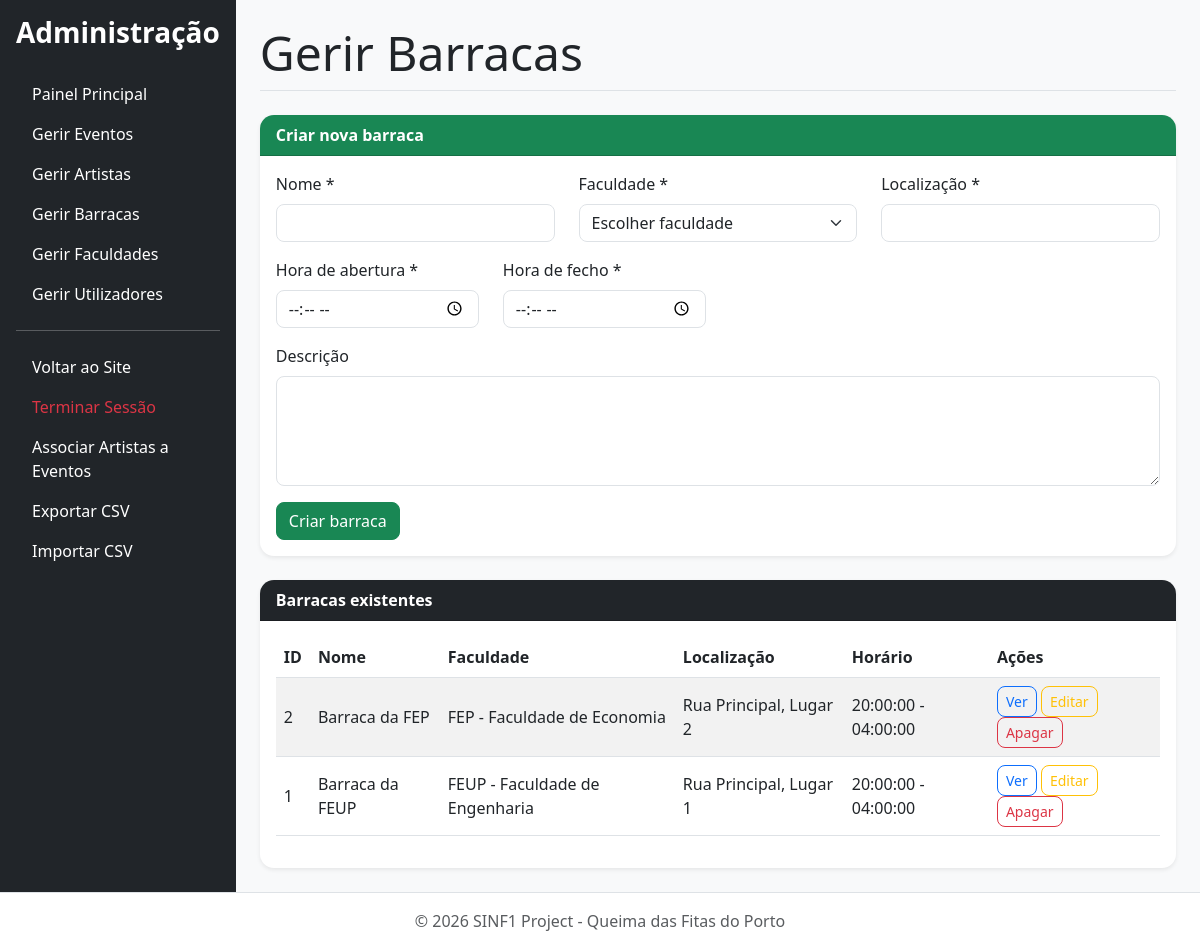
Screenshot of /public/admin/manage_tents.php (signed in) with the database file from the repository.
### tables this page shows
CREATE TABLE `tent` (
  `id_tent` int(11) NOT NULL,
  `name` varchar(100) NOT NULL,
  `id_faculty` int(11) NOT NULL,
  `location` varchar(100) NOT NULL,
  `open_time` time DEFAULT NULL,
  `close_time` time DEFAULT NULL,
  `description` text DEFAULT NULL
);

CREATE TABLE `faculty` (
  `id_faculty` int(11) NOT NULL,
  `name` varchar(100) NOT NULL,
  `acronym` varchar(20) NOT NULL,
  `description` text DEFAULT NULL,
  `color` varchar(20) DEFAULT NULL
);

### src/dal/DataAccessLayer.php (called while the page is built, shortened)
<?php
class DataAccessLayer {
    private $conn;
    public function __construct() {
        $this->conn = new mysqli(DB_HOST, DB_USER, DB_PASS, DB_NAME);
        $this->conn->set_charset("utf8mb4");
    }
    public function executeSelect($query, $params = [], $types = "") {
        $stmt = $this->conn->prepare($query);
        $stmt->execute();
        $result = $stmt->get_result();
        $data = $result->fetch_all(MYSQLI_ASSOC);
        return $data;
    }
}
?>

### src/bll/BusinessLogicLayer.php (called while the page is built, shortened)
<?php
require_once __DIR__ . '/../dal/DataAccessLayer.php';
class BusinessLogicLayer {
    private $dal;
    public function __construct() {
        $this->dal = new DataAccessLayer();
    }
public function getAllTents() {
    $query = "SELECT t.*, f.name AS faculty_name, f.acronym
              FROM tent t
              INNER JOIN faculty f ON t.id_faculty = f.id_faculty
              ORDER BY t.name ASC";
    return $this->dal->executeSelect($query);
}
}
?>

### public/admin/manage_tents.php (the view, shortened to what this page needs)
<?php
include '../includes/header_admin.php';
$tents = $bll->getAllTents();
$tentToEdit = null;
?>
<h1 class="display-5 border-bottom pb-2 mb-4">Gerir Barracas</h1>
<div class="card shadow-sm border-0 mb-4">
    <div class="card-header bg-success text-white">
        <?php echo $tentToEdit ? 'Editar barraca' : 'Criar nova barraca'; ?>
    </div>
    <div class="card-body">
        <form method="POST" action="manage_tents.php<?php echo $tentToEdit ? '?edit=' . $tentToEdit['id_tent'] : ''; ?>">
            <div class="row">
                <div class="col-md-4 mb-3">
                    <label class="form-label">Nome *</label>
                    <input
                        type="text"
                        name="name"
                        class="form-control"
                        value="<?php echo htmlspecialchars($tentToEdit['name'] ?? ''); ?>"
                        required
                    >
                </div>
                <div class="col-md-4 mb-3">
                    <label class="form-label">Faculdade *</label>
                    <select name="id_faculty" class="form-select" required>
                        <option value="">Escolher faculdade</option>
                    </select>
                </div>
                <div class="col-md-4 mb-3">
                    <label class="form-label">Localização *</label>
                    <input
                        type="text"
                        name="location"
                        class="form-control"
                        value="<?php echo htmlspecialchars($tentToEdit['location'] ?? ''); ?>"
                        required
                    >
                </div>
            </div>
            <div class="row">
                <div class="col-md-3 mb-3">
                    <label class="form-label">Hora de abertura *</label>
                    <input
                        type="time"
                        name="open_time"
                        class="form-control"
                        value="<?php echo htmlspecialchars($tentToEdit['open_time'] ?? ''); ?>"
                        required
                    >
                </div>
                <div class="col-md-3 mb-3">
                    <label class="form-label">Hora de fecho *</label>
                    <input
                        type="time"
                        name="close_time"
                        class="form-control"
                        value="<?php echo htmlspecialchars($tentToEdit['close_time'] ?? ''); ?>"
                        required
                    >
                </div>
            </div>
            <div class="mb-3">
                <label class="form-label">Descrição</label>
                <textarea name="description" class="form-control" rows="4"><?php echo htmlspecialchars($tentToEdit['description'] ?? ''); ?></textarea>
            </div>
            <button type="submit" class="btn btn-success">
                <?php echo $tentToEdit ? 'Guardar alterações' : 'Criar barraca'; ?>
            </button>
        </form>
    </div>
</div>
<div class="card shadow-sm border-0">
    <div class="card-header bg-dark text-white">
        Barracas existentes
    </div>
    <div class="card-body table-responsive">
        <table class="table table-striped align-middle">
            <thead>
                <tr>
                    <th>ID</th>
                    <th>Nome</th>
                    <th>Faculdade</th>
                    <th>Localização</th>
                    <th>Horário</th>
                    <th>Ações</th>
                </tr>
            </thead>
            <tbody>
                <?php if ($tents && count($tents) > 0): ?>
                    <?php foreach ($tents as $tent): ?>
                        <tr>
                            <td><?php echo htmlspecialchars($tent['id_tent']); ?></td>
                            <td><?php echo htmlspecialchars($tent['name']); ?></td>
                            <td>
                                <?php echo htmlspecialchars(($tent['acronym'] ?? '') . ' - ' . ($tent['faculty_name'] ?? '')); ?>
                            </td>
                            <td><?php echo htmlspecialchars($tent['location']); ?></td>
                            <td>
                                <?php echo htmlspecialchars($tent['open_time']); ?> -
                                <?php echo htmlspecialchars($tent['close_time']); ?>
                            </td>
                            <td>
                                <a
                                    href="../UserInterface/tent_detail.php?id=<?php echo $tent['id_tent']; ?>"
                                    class="btn btn-sm btn-outline-primary"
                                >
                                    Ver
                                </a>
                                <a
                                    href="manage_tents.php?edit=<?php echo $tent['id_tent']; ?>"
                                    class="btn btn-sm btn-outline-warning"
                                >
                                    Editar
                                </a>
                                <a
                                    href="manage_tents.php?delete=<?php echo $tent['id_tent']; ?>"
                                    class="btn btn-sm btn-outline-danger"
                                    data-confirm-delete="Tens a certeza que queres apagar esta barraca?"
                                >
                                    Apagar
                                </a>
                            </td>
                        </tr>
                    <?php endforeach; ?>
                <?php endif; ?>
            </tbody>
        </table>
    </div>
</div>
<?php include '../includes/footer.php'; ?>

### public/css/style.css (style rules this page uses)
body { background-color: #f8f9fa; color: #212529; }
h1, h2, h3, h4, h5 { font-weight: 600; }
.card { border-radius: 14px; overflow: hidden; }
.card-header { font-weight: 600; }
.btn { border-radius: 8px; }
.table th { white-space: nowrap; }
.table td { vertical-align: middle; }
.form-control, .form-select { border-radius: 8px; }

### rows the page displays
tent: id_tent "2", name "Barraca da FEP", id_faculty.name "FEP - Faculdade de Economia", location "Rua Principal, Lugar 2", open_time "20:00:00", close_time "04:00:00"
tent: id_tent "1", name "Barraca da FEUP", id_faculty.name "FEUP - Faculdade de Engenharia", location "Rua Principal, Lugar 1", open_time "20:00:00", close_time "04:00:00"
